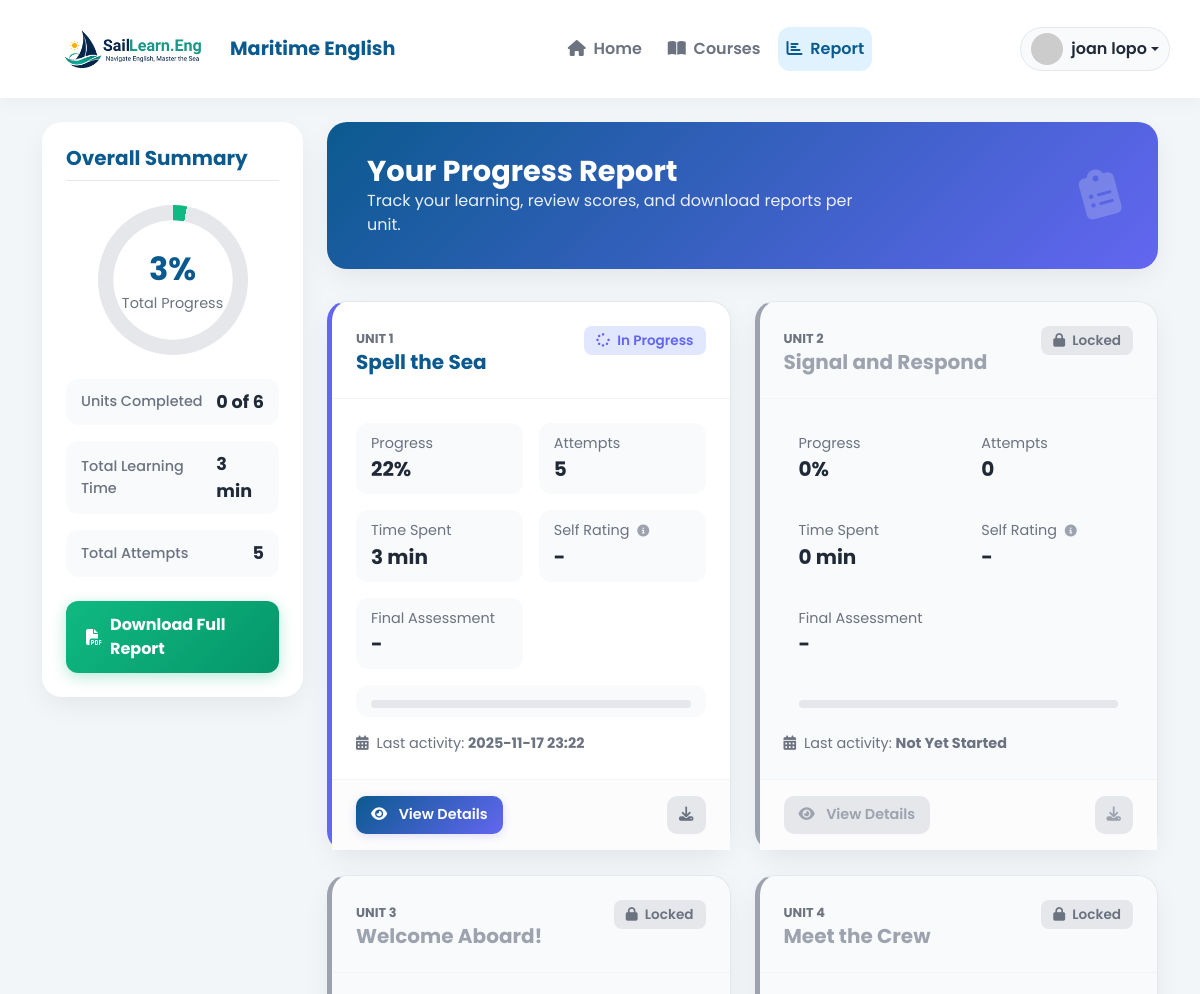
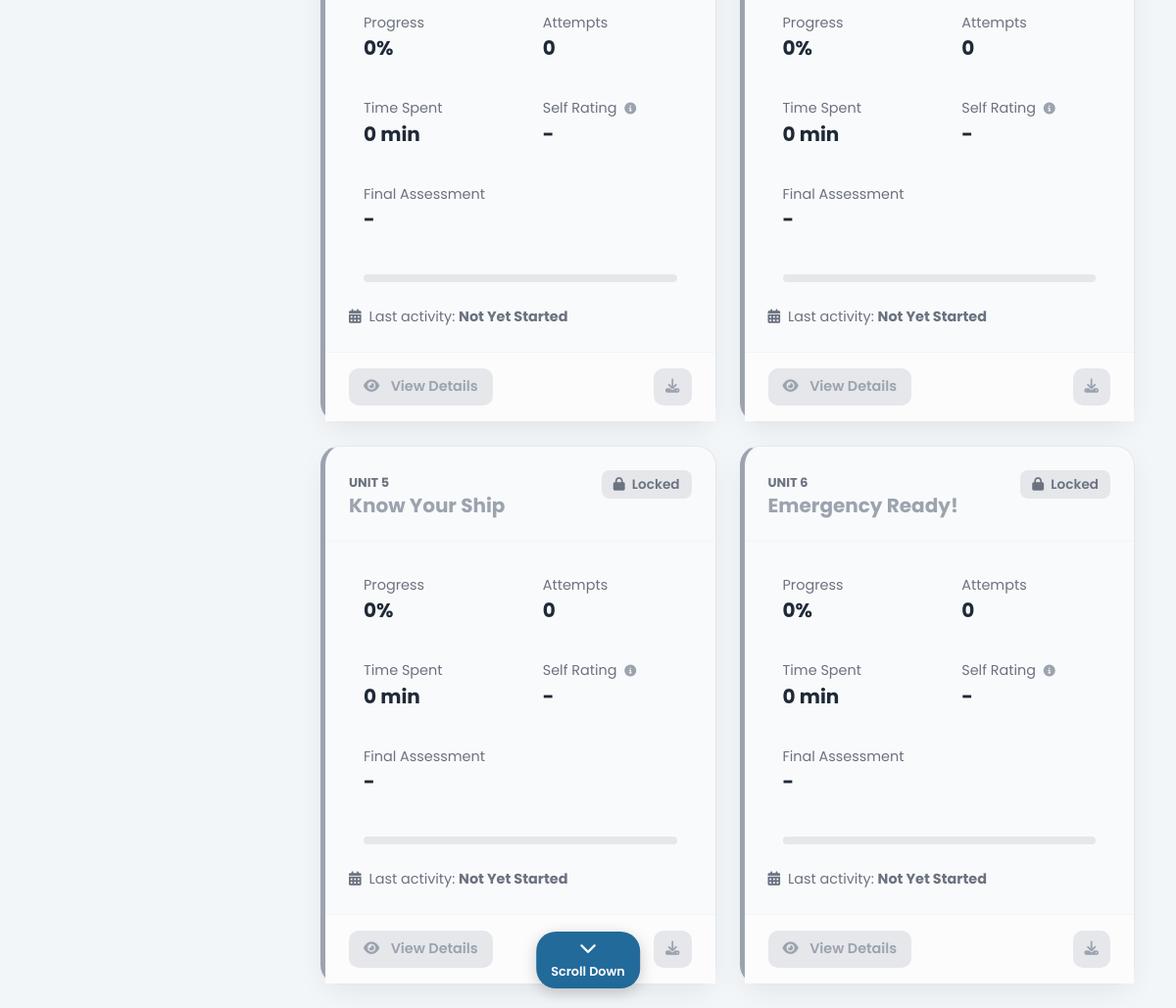
The app's page /learn/report (signed in) with its own data (2 pictures, top to bottom).
### maritime_english/models.py (models this page shows, shortened)
class User(db.Model, UserMixin):
    id = db.Column(db.Integer, primary_key=True)
    username = db.Column(db.String(80), unique=True, nullable=False)
    email = db.Column(db.String(120), unique=True, nullable=False)
    password = db.Column(db.String(120), nullable=False)
    gender = db.Column(db.String(10), nullable=True) # "Male", "Female"
    school_name = db.Column(db.String(100), nullable=True)
    major = db.Column(db.String(100), nullable=True) # Misal: "Science", "Social", "Maritime"
    grade = db.Column(db.String(10), nullable=True) # Misal: "X", "XI", "XII"
    stats = db.relationship('UserStats', back_populates='user', uselist=False, cascade="all, delete-orphan")
    unit_progress = db.relationship('UnitProgress', back_populates='user', lazy=True, cascade="all, delete-orphan")

class UnitProgress(db.Model):
    id = db.Column(db.Integer, primary_key=True)
    user_id = db.Column(db.Integer, db.ForeignKey('user.id'), nullable=False)
    unit_id = db.Column(db.Integer, nullable=False)
    completed_subunits = db.Column(db.Integer, default=0)
    progress_percent = db.Column(db.Integer, default=0)
    status = db.Column(db.String(20), default='not_started')
    total_attempts = db.Column(db.Integer, default=0)  # Berapa kali user mencoba unit ini
    total_duration_minutes = db.Column(db.Integer, default=0)  # Total waktu di unit ini (menit)
    last_attempt = db.Column(db.DateTime, default=None, nullable=True)  # Kapan terakhir kali akses
    self_assessment_q1 = db.Column(db.Integer, nullable=True)  # Skor 1-4
    self_assessment_q2 = db.Column(db.Integer, nullable=True)
    self_assessment_q3 = db.Column(db.Integer, nullable=True)
    reflection_easiest = db.Column(db.Text, nullable=True)
    reflection_struggle = db.Column(db.Text, nullable=True)
    reflection_improvement = db.Column(db.Text, nullable=True)
    assessment_task1_score = db.Column(db.Integer, nullable=True)  # Vessel Names (0-5)
    assessment_task2_score = db.Column(db.Integer, nullable=True)  # Call Sign Input (0-5)
    assessment_task3_score = db.Column(db.Integer, nullable=True)  # Call Sign Speech (0-5)
    assessment_total_score = db.Column(db.Integer, nullable=True)  # Total (0-15)
    assessment_percentage = db.Column(db.Float, nullable=True)      # Percentage (0-100)
    user = db.relationship('User', back_populates='unit_progress')
    __table_args__ = (db.UniqueConstraint('user_id', 'unit_id', name='_user_unit_uc'),)

### maritime_english/routes/learning.py (the view, shortened to what this page needs)
@learning_bp.route('/report')
@login_required
def report():
    user_progress = UnitProgress.query.filter_by(user_id=current_user.id).all()
    progress_data = {}
    completed_count = 0
    total_duration = 0
    total_attempts = 0
    total_progress_sum = 0
    for progress in user_progress:
        status_text = "Completed" if progress.status == 'completed' else \
                      ("In Progress" if progress.status == 'in_progress' else "Not Yet Started")
        if status_text == "Completed":
            completed_count += 1
        duration = progress.total_duration_minutes or 0
        attempts = progress.total_attempts or 0
        prog_percent = progress.progress_percent or 0
        total_duration += duration
        total_attempts += attempts
        total_progress_sum += prog_percent
        avg_score = None
        level_label = None
        captain_feedback = None
        progress_data[progress.unit_id] = {
            "status": status_text,
            "progress": prog_percent,
            "total_attempts": attempts,
            "total_duration": duration,
            "last_attempt": progress.last_attempt.strftime('%Y-%m-%d %H:%M') if progress.last_attempt else "Never",
            "self_assessment": {
                "q1": progress.self_assessment_q1,
                "q2": progress.self_assessment_q2,
                "q3": progress.self_assessment_q3,
                "avg_score": avg_score,
                "level_label": level_label,
            },
            "reflections": {
                "easiest": progress.reflection_easiest or "",
                "struggle": progress.reflection_struggle or "",
                "improvement": progress.reflection_improvement or "",
            },
            "captain_feedback": captain_feedback,
            "assessment": {
                "task1": progress.assessment_task1_score,
                "task2": progress.assessment_task2_score,
                "task3": progress.assessment_task3_score,
                "total": progress.assessment_total_score,
                "percentage": progress.assessment_percentage
            }
        }
    total_units = len(UNITS)
    overall_progress = int(total_progress_sum / total_units) if total_units > 0 else 0
    default_progress = {
        "status": "Locked",
        "progress": 0,
        "total_attempts": 0,
        "total_duration": 0,
        "last_attempt": "Not Yet Started",
        "self_assessment": {"q1": None, "q2": None, "q3": None, "avg_score": None, "level_label": None},
        "reflections": {"easiest": "", "struggle": "", "improvement": ""},
        "captain_feedback": None,
        "assessment": {"task1": None, "task2": None, "task3": None, "total": None, "percentage": None}
    }
    summary_stats = {
        "completed_count": completed_count,
        "total_units": total_units,
        "total_duration": total_duration,
        "total_attempts": total_attempts,
        "overall_progress": overall_progress
    }
    return render_template('report.html',
                           units_data=UNITS,
                           progress_data=progress_data,
                           default_progress=default_progress,
                           summary_stats=summary_stats)

### maritime_english/templates/report.html (shortened to what this page needs)
{% extends 'base.html' %}
{% block page_css %}
    <link rel="stylesheet" href="{{ url_for('static', filename='css/home.css') }}">
    <link rel="stylesheet" href="{{ url_for('static', filename='css/report.css') }}">
{% endblock %}
{% block content %}
<header class="main-header">
    <nav class="navbar navbar-expand-lg container">
        <div class="container-fluid p-0">
            <a class="navbar-brand" href="{{ url_for('main.home') }}">
                <img src="{{ url_for('static', filename='img/logo_website.png') }}" alt="Maritime English Logo" class="logo-img">
                <span class="logo-text d-none d-sm-inline-block ms-2">Maritime English</span>
            </a>
            <div class="collapse navbar-collapse" id="mainNav">
                <ul class="navbar-nav mx-auto mb-2 mb-lg-0 nav-pills-custom">
                    <li class="nav-item">
                        <a class="nav-link" href="{{ url_for('main.home') }}">
                            <i class="fas fa-home me-1"></i> Home
                        </a>
                    </li>
                    <li class="nav-item">
                        <a class="nav-link" href="{{ url_for('learning.courses_page') }}">
                            <i class="fas fa-book-open me-1"></i> Courses
                        </a>
                    </li>
                    <li class="nav-item">
                        <a class="nav-link active" href="{{ url_for('learning.report') }}">
                            <i class="fas fa-chart-bar me-1"></i> Report
                        </a>
                    </li>
                </ul>
                <div class="user-actions d-flex align-items-center">
                    {% if current_user.is_authenticated %}
                        <div class="dropdown">
                            <a class="user-profile-btn dropdown-toggle" href="#" role="button" id="userDropdown" data-bs-toggle="dropdown" aria-expanded="false">
                                <img src="https://ui-avatars.com/api/?name={{ current_user.username }}&background=0B5A8F&color=fff" alt="{{ current_user.username }}" class="user-avatar">
                                <span class="d-none d-md-inline-block ms-2">{{ current_user.username }}</span>
                            </a>
                        </div>
                    {% endif %}
                </div>
            </div>
        </div>
    </nav>
</header>
<main class="container my-4">
    <div class="row g-4">
        <aside class="col-lg-3 d-none d-lg-block">
            <div class="report-sidebar">
                <h5 class="sidebar-title">Overall Summary</h5>
                <div class="summary-chart-container">
                    <div class="summary-chart" role="progressbar" aria-valuenow="{{ summary_stats.overall_progress }}" style="--progress-value: 0">
                        <span class="chart-value">0%</span>
                        <span class="chart-label">Total Progress</span>
                    </div>
                </div>
                <div class="summary-stats">
                    <div class="stat-item">
                        <span>Units Completed</span>
                        <strong>{{ summary_stats.completed_count }} of {{ summary_stats.total_units }}</strong>
                    </div>
                    <div class="stat-item">
                        <span>Total Learning Time</span>
                        <strong>{{ summary_stats.total_duration }} min</strong>
                    </div>
                    <div class="stat-item">
                        <span>Total Attempts</span>
                        <strong>{{ summary_stats.total_attempts }}</strong>
                    </div>
                </div>
                <a href="#" class="btn-download-full">
                    <i class="fas fa-file-pdf me-2"></i> Download Full Report
                </a>
            </div>
        </aside>
        <div class="col-lg-9">
            <section class="report-page-banner fade-in-up">
                <div class="banner-content">
                    <h2 class="banner-title">Your Progress Report</h2>
                    <p class="banner-subtitle">Track your learning, review scores, and download reports per unit.</p>
                </div>
                <div class="banner-icon">
                    <i class="fas fa-clipboard-list"></i>
                </div>
            </section>
            <div class="row row-cols-1 row-cols-md-2 g-4 mt-2 report-grid">
                {% for unit_id, unit_info in units_data.items() %}
                    {% set progress = progress_data.get(unit_id, default_progress) %}
                    {% set status_class = "status-" + progress.status|lower|replace(' ', '') %}
                    <div class="col fade-in-up">
                        <div class="report-card {{ status_class }}">
                            <div class="report-card-header">
                                <div class="header-info">
                                    <span class="unit-id">Unit {{ unit_id }}</span>
                                    <h5 class="unit-title">{{ unit_info.title }}</h5>
                                </div>
                                <span class="badge status-badge">
                                    {% if progress.status == 'Completed' %}<i class="fas fa-check-circle me-1"></i>
                                    {% elif progress.status == 'In Progress' %}<i class="fas fa-spinner fa-spin me-1"></i>
                                    {% else %}<i class="fas fa-lock me-1"></i>
                                    {% endif %}
                                    {{ progress.status }}
                                </span>
                            </div>
                            <div class="report-card-body">
                                <div class="metric-item">
                                    <span class="metric-label">Progress</span>
                                    <span class="metric-value">{{ progress.progress }}%</span>
                                </div>
                                <div class="metric-item">
                                    <span class="metric-label">Attempts</span>
                                    <span class="metric-value">{{ progress.total_attempts }}</span>
                                </div>
                                <div class="metric-item">
                                    <span class="metric-label">Time Spent</span>
                                    <span class="metric-value">{{ progress.total_duration }} min</span>
                                </div>
                                <div class="metric-item">
                                    <span class="metric-label">
                                        Self Rating
                                        <i class="fas fa-info-circle rating-info-icon"
                                        data-bs-toggle="tooltip"
                                        data-bs-placement="top"
                                        title="High Confidence: 3.5-4.0 | Steady Progress: 2.5-3.4 | Developing: 1.5-2.4 | Emerging: 1.0-1.4"></i>
                                    </span>
                                    <span class="metric-value">
                                        {% if progress.self_assessment.avg_score %}
                                            {{ progress.self_assessment.avg_score }}/4
                                            <span class="level-badge level-{{ progress.self_assessment.level_label|lower|replace(' ', '-') }}">
                                                {{ progress.self_assessment.level_label }}
                                            </span>
                                        {% else %}
                                            -
                                        {% endif %}
                                    </span>
                                </div>
                                <div class="metric-item">
                                    <span class="metric-label">Final Assessment</span>
                                    <span class="metric-value">
                                        {% if progress.assessment.total %}
                                            {{ progress.assessment.total }}/15
                                            <span class="assessment-percentage">{{ progress.assessment.percentage }}%</span>
                                        {% else %}
                                            -
                                        {% endif %}
                                    </span>
                                </div>
                                <div class="metric-item metric-full-width">
                                    <div class="progress custom-progress mt-1">
                                    </div>
                                </div>
                                <div class="metric-item metric-full-width last-activity">
                                    <i class="fas fa-calendar-alt me-1"></i>
                                    Last activity: <strong>{{ progress.last_attempt }}</strong>
                                </div>
                            </div>
                            <div class="report-card-footer">
                                <a href="#" class="btn-details"
                                    data-bs-toggle="modal"
                                    data-bs-target="#detailModal"
                                    data-unit-id="{{ unit_id }}"
                                    data-unit-title="{{ unit_info.title }}"
                                    data-reflections='{{ progress.reflections|tojson }}'
                                    data-self-assessment='{{ progress.self_assessment|tojson }}'
                                    data-captain-feedback="{{ progress.captain_feedback|e if progress.captain_feedback else '' }}"
                                    data-assessment='{{ progress.assessment|tojson }}'
                                    {% if progress.status == 'Locked' %}disabled{% endif %}>
                                        <i class="fas fa-eye me-2"></i> View Details
                                </a>
                                <a href="{{ url_for('learning.unit_report_pdf', unit_id=unit_id) }}"
                                    class="btn-download"
                                    {% if progress.status == 'Locked' or progress.status == 'Not Yet Started' %}
                                    disabled
                                    onclick="return false;"
                                    {% endif %}
                                    target="_blank">
                                        <i class="fas fa-download"></i>
                                </a>
                            </div>
                        </div>
                    </div>
                {% endfor %}
            </div>
        </div>
    </div>
</main>
{% endblock %}

### records on screen
User: username "joan lopo"
UnitProgress: unit_id "1", title "Spell the Sea", status "In Progress", progress "22", total_attempts "5", total_duration "3", last_attempt "2025-11-17 23:22"

### other values on screen
{{ summary_stats.completed_count }} "0"
{{ summary_stats.total_units }} "6"
{{ summary_stats.total_duration }} "3"
{{ summary_stats.total_attempts }} "5"
{{ unit_id }} "2" "3" "4" "5" "6"
{{ unit_info.title }} "Signal and Respond" "Welcome Aboard!" "Meet the Crew" "Know Your Ship" "Emergency Ready!"
{{ progress.status }} "Locked" "Locked" "Locked" "Locked" "Locked"
{{ progress.progress }} "0" "0" "0" "0" "0"
{{ progress.total_attempts }} "0" "0" "0" "0" "0"
{{ progress.total_duration }} "0" "0" "0" "0" "0"
{{ progress.last_attempt }} "Not Yet Started" "Not Yet Started" "Not Yet Started" "Not Yet Started" "Not Yet Started"
